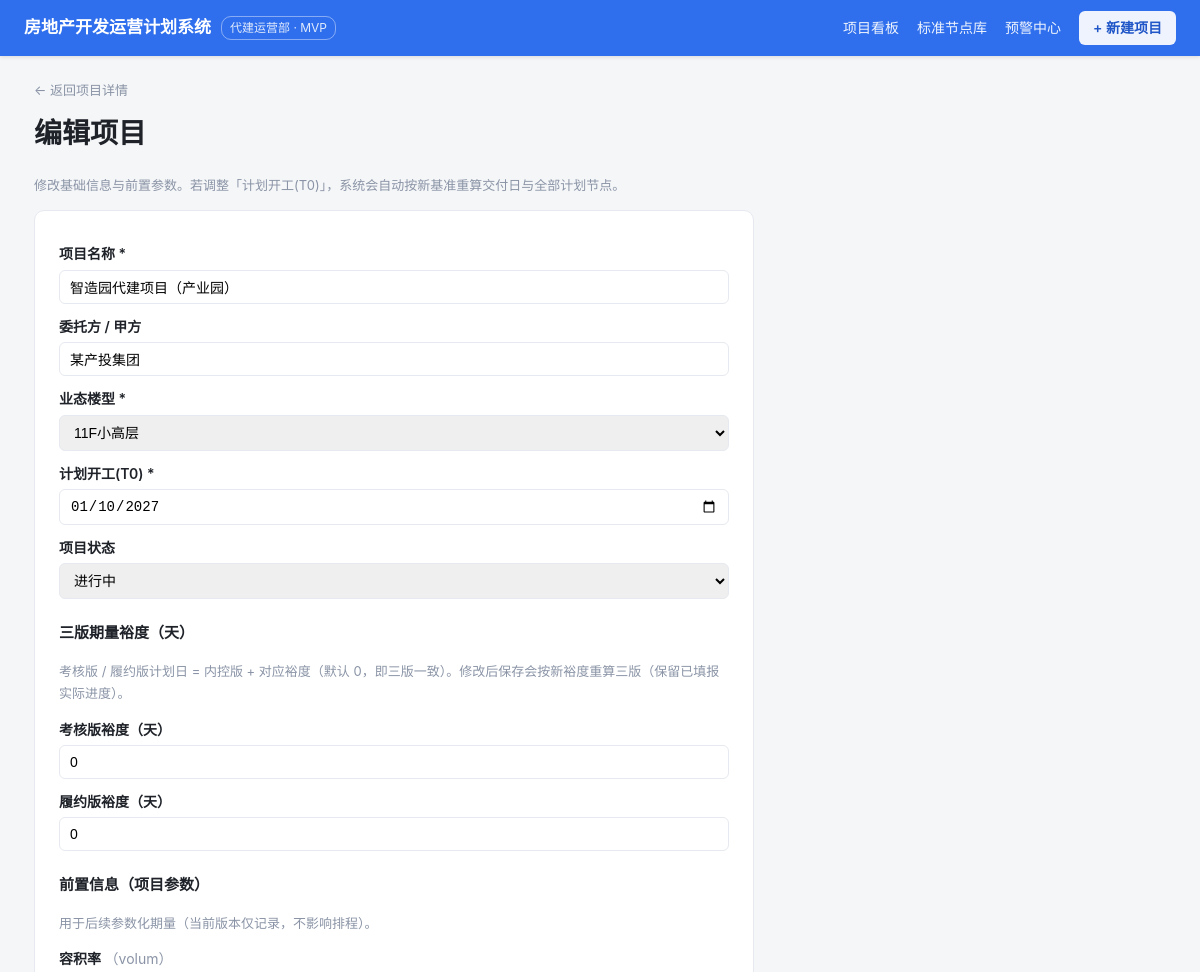
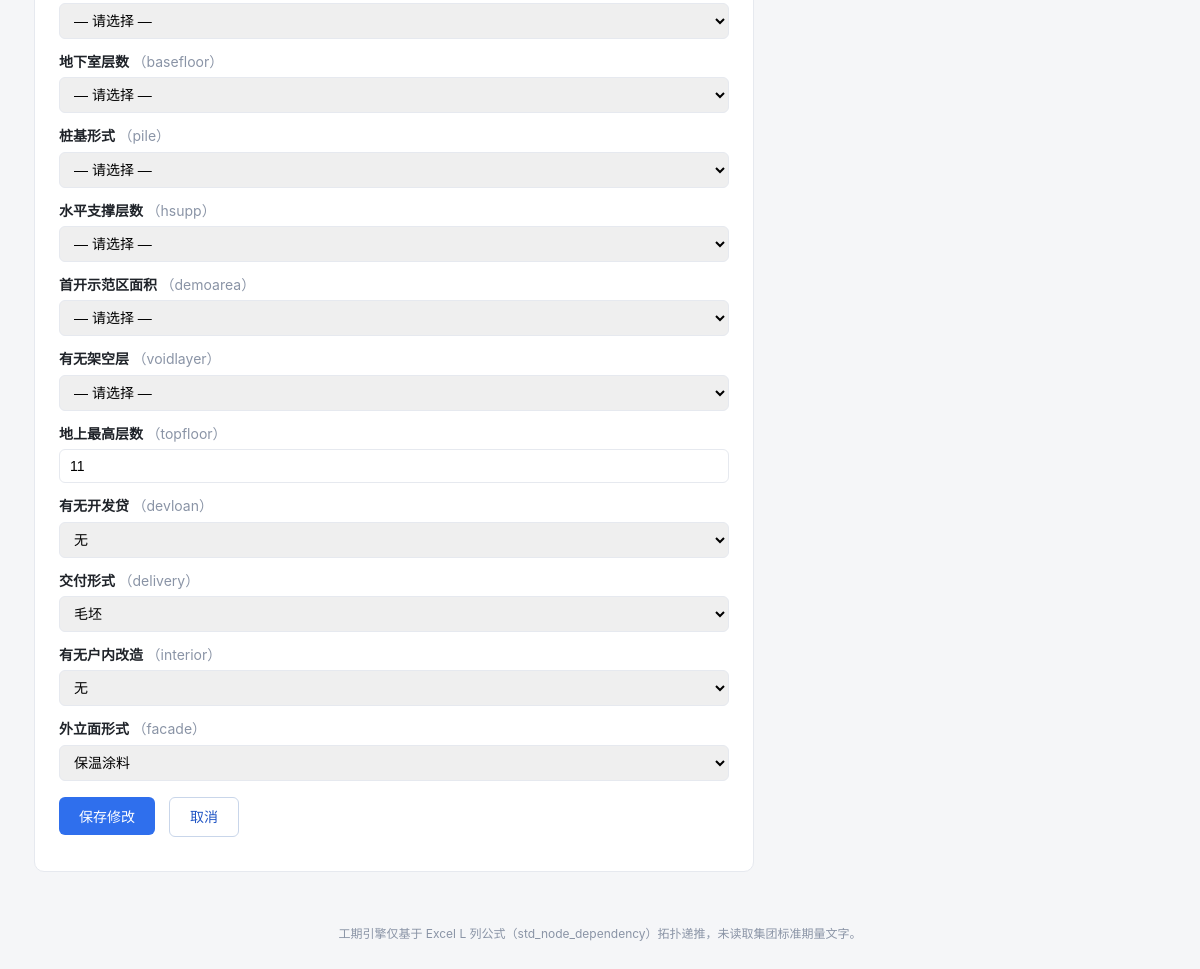
The page /project/3/edit on the database as committed earlier (2 pictures, top to bottom).
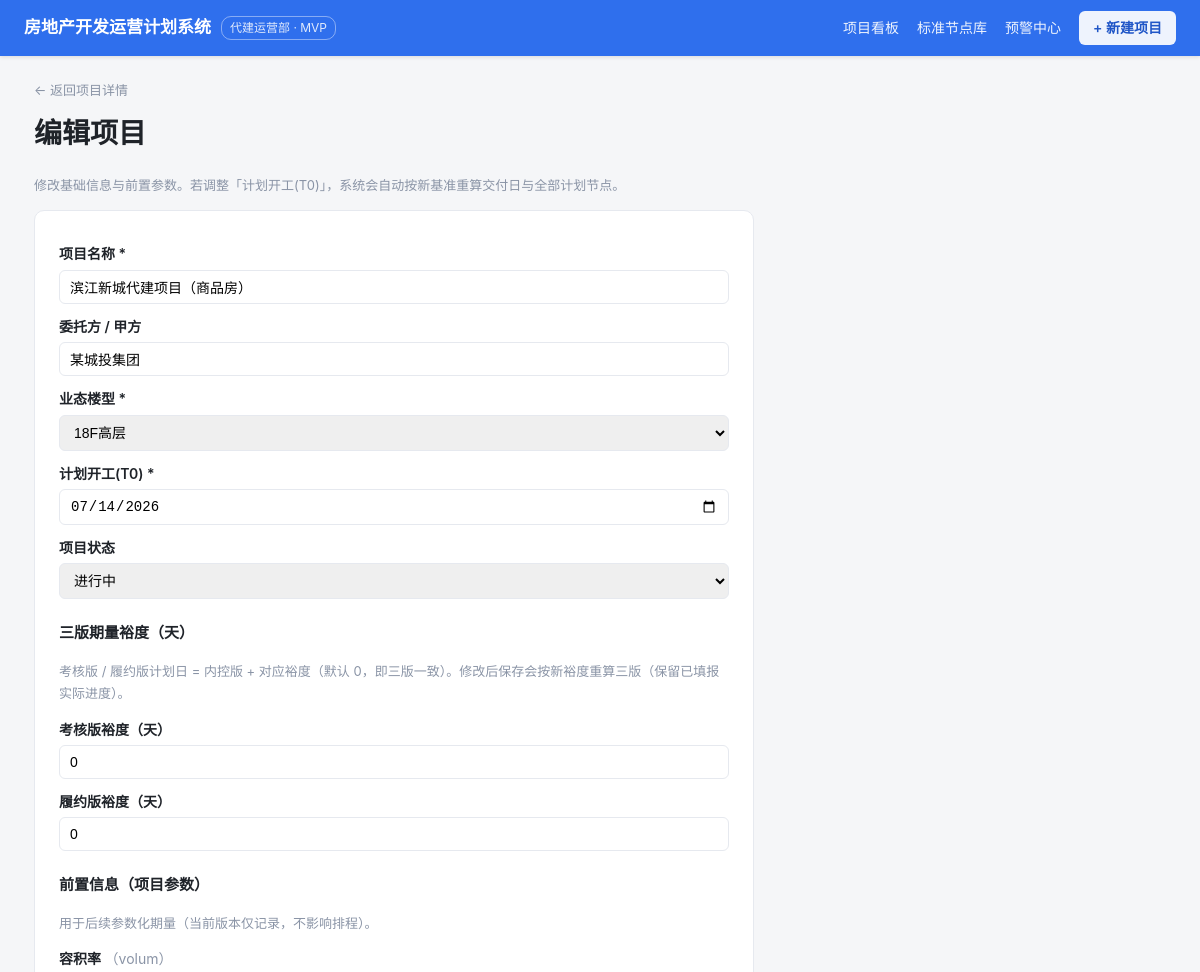
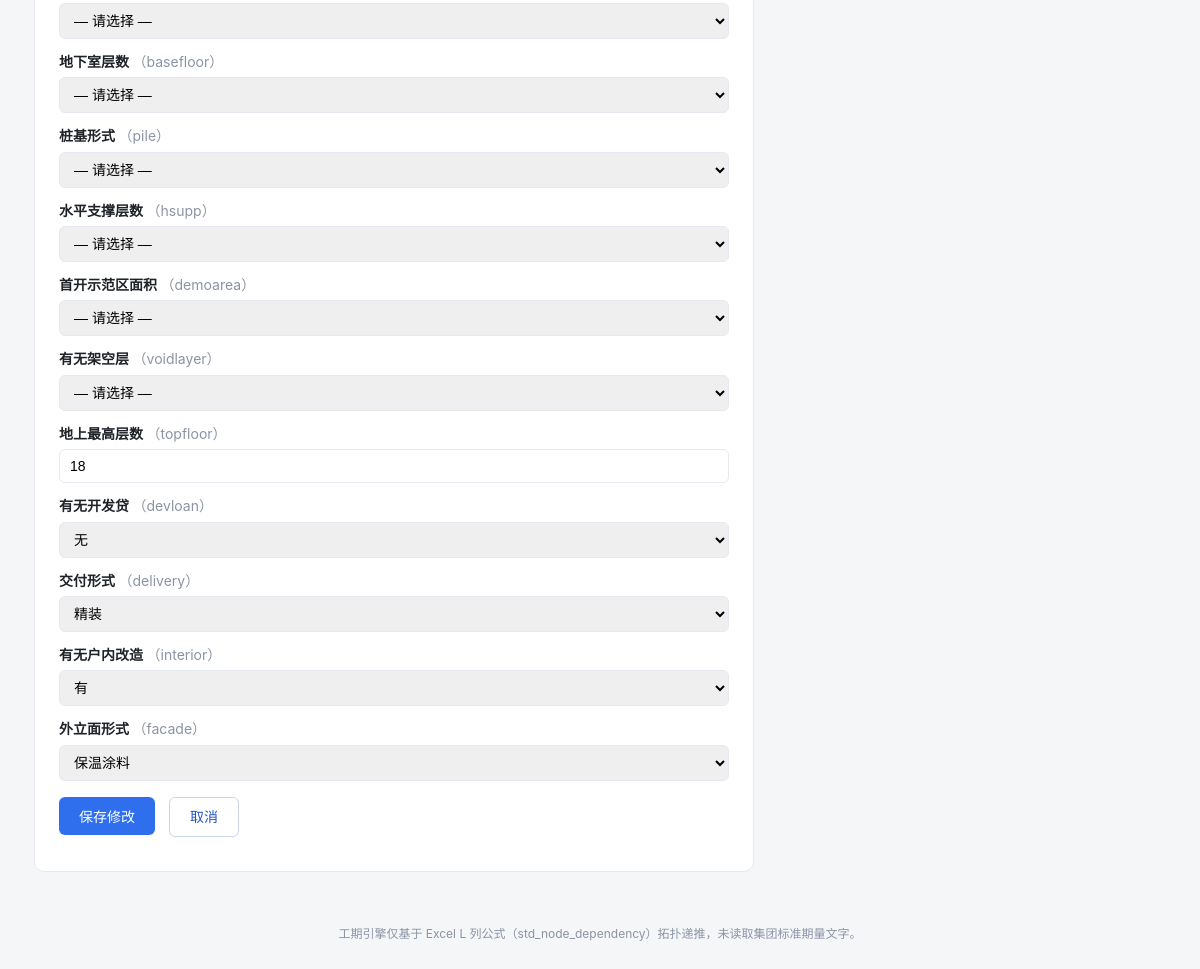
The same page on the database as committed later (2 pictures, top to bottom).
### tables this page shows
CREATE TABLE "project" ("id" INTEGER PRIMARY KEY, "name" TEXT, "client" TEXT, "building_type_id" INTEGER, "plan_start" TEXT, "plan_deliver" TEXT, "status" TEXT, "prereq_json" TEXT);

CREATE TABLE "building_type" ("id" INTEGER PRIMARY KEY, "code" TEXT, "name" TEXT);

CREATE TABLE "prereq_param" ("id" INTEGER PRIMARY KEY, "code" TEXT, "name" TEXT, "options_json" TEXT);

### app/app.py (the view, shortened to what this page needs)
@app.route("/project/<int:pid>/edit", methods=["GET", "POST"])
def edit_project(pid):
    p = load_project(pid)
    if not p:
        return "项目不存在", 404
    bts = building_types()
    prereqs = load_prereqs()
    existing = json.loads(p["prereq_json"]) if p["prereq_json"] else {}
    return render_template("edit_project.html", p=p, bts=bts, prereqs=prereqs, existing=existing)

### app/app.py (called while the page is built)
def db():
    return get_conn()

def parse_prereq_opts(options_json):
    try:
        opts = json.loads(options_json)
    except Exception:
        return []
    if isinstance(opts, list):
        if len(opts) == 1 and str(opts[0]) == "数值":
            return None  # 自由数值输入
        return [str(x) for x in opts]
    return []

def load_prereqs():
    con = db(); cur = con.cursor()
    cur.execute("SELECT id,code,name,options_json FROM prereq_param ORDER BY id")
    prereqs = [dict(r) for r in cur.fetchall()]
    for pr in prereqs:
        pr["opts"] = parse_prereq_opts(pr["options_json"])
    cur.close(); con.close()
    return prereqs

def load_project(pid):
    con = db(); cur = con.cursor()
    cur.execute("SELECT id,name,client,building_type_id,plan_start,plan_deliver,status,prereq_json "
                "FROM project WHERE id=?", (pid,))
    p = cur.fetchone()
    cur.close(); con.close()
    return p

def building_types():
    con = db(); cur = con.cursor()
    cur.execute("SELECT id,name FROM building_type ORDER BY id")
    bts = cur.fetchall()
    cur.close(); con.close()
    return bts

### app/templates/edit_project.html (shortened to what this page needs)
<meta charset="UTF-8">{% extends "base.html" %}
{% block content %}
<a class="back" href="{{ url_for('project_detail', pid=p.id) }}">← 返回项目详情</a>
<h1 style="margin-top:10px">编辑项目</h1>
<div class="lead">修改基础信息与前置参数。若调整「计划开工(T0)」，系统会自动按新基准重算交付日与全部计划节点。</div>
<div class="form-wrap">
  <form method="post">
    <label>项目名称 *</label>
    <input name="name" required value="{{ p.name }}">
    <label>委托方 / 甲方</label>
    <input name="client" placeholder="如：某城投集团" value="{{ p.client or '' }}">
    <label>业态楼型 *</label>
    <select name="building_type_id">
      {% for b in bts %}<option value="{{ b.id }}" {% if b.id == p.building_type_id %}selected{% endif %}>{{ b.name }}</option>{% endfor %}
    </select>
    <label>计划开工(T0) *</label>
    <input name="plan_start" required type="date" value="{{ p.plan_start }}">
    <label>项目状态</label>
    <select name="status">
      <option value="进行中" {% if p.status == '进行中' %}selected{% endif %}>进行中</option>
    </select>
    <h3 style="margin-top:22px; font-size:15px">三版期量裕度（天）</h3>
    <div class="lead">考核版 / 履约版计划日 = 内控版 + 对应裕度（默认 0，即三版一致）。修改后保存会按新裕度重算三版（保留已填报实际进度）。</div>
    <label>考核版裕度（天）</label>
    <input name="buffer_kh" type="number" value="{{ p.buffer_kh or 0 }}">
    <label>履约版裕度（天）</label>
    <input name="buffer_ly" type="number" value="{{ p.buffer_ly or 0 }}">
    <h3 style="margin-top:22px; font-size:15px">前置信息（项目参数）</h3>
    <div class="lead">用于后续参数化期量（当前版本仅记录，不影响排程）。</div>
    {% include "prereq_form.html" %}
    <button class="btn" type="submit">保存修改</button>
    <a class="btn-cancel" href="{{ url_for('project_detail', pid=p.id) }}">取消</a>
  </form>
</div>
{% endblock %}

### app/templates/prereq_form.html (shortened to what this page needs)
{% for pr in prereqs %}
<label>{{ pr.name }} <span class="muted" style="font-weight:400">（{{ pr.code }}）</span></label>
{% if pr.opts is none %}
  <input name="p{{ pr.id }}" placeholder="请输入数值" type="number" value="{{ existing.get('p'~pr.id) or '' }}">
{% elif pr.opts|length > 0 %}
  <select name="p{{ pr.id }}">
    <option value>— 请选择 —</option>
    {% for o in pr.opts %}
    <option value="{{ o }}" {% if existing.get('p'~pr.id) == o %}selected{% endif %}>{{ o }}</option>
    {% endfor %}
  </select>
{% else %}
  <input name="p{{ pr.id }}" placeholder="可选项：{{ pr.options_json }}" value="{{ existing.get('p'~pr.id) or '' }}">
{% endif %}
{% endfor %}

Rows that differ between the two databases and show on the page:
changed project "进行中": name "智造园代建项目（产业园）" → "滨江新城代建项目（商品房）"; client "某产投集团" → "某城投集团"; building_type_id "11F小高层" → "18F高层"; plan_start "01/10/2027" → "07/14/2026"
computed for prereq_param "地上最高层数": p7 "11" → "18"
computed for prereq_param "交付形式": p9 "毛坯" → "精装"
computed for prereq_param "有无户内改造": p10 "无" → "有"
